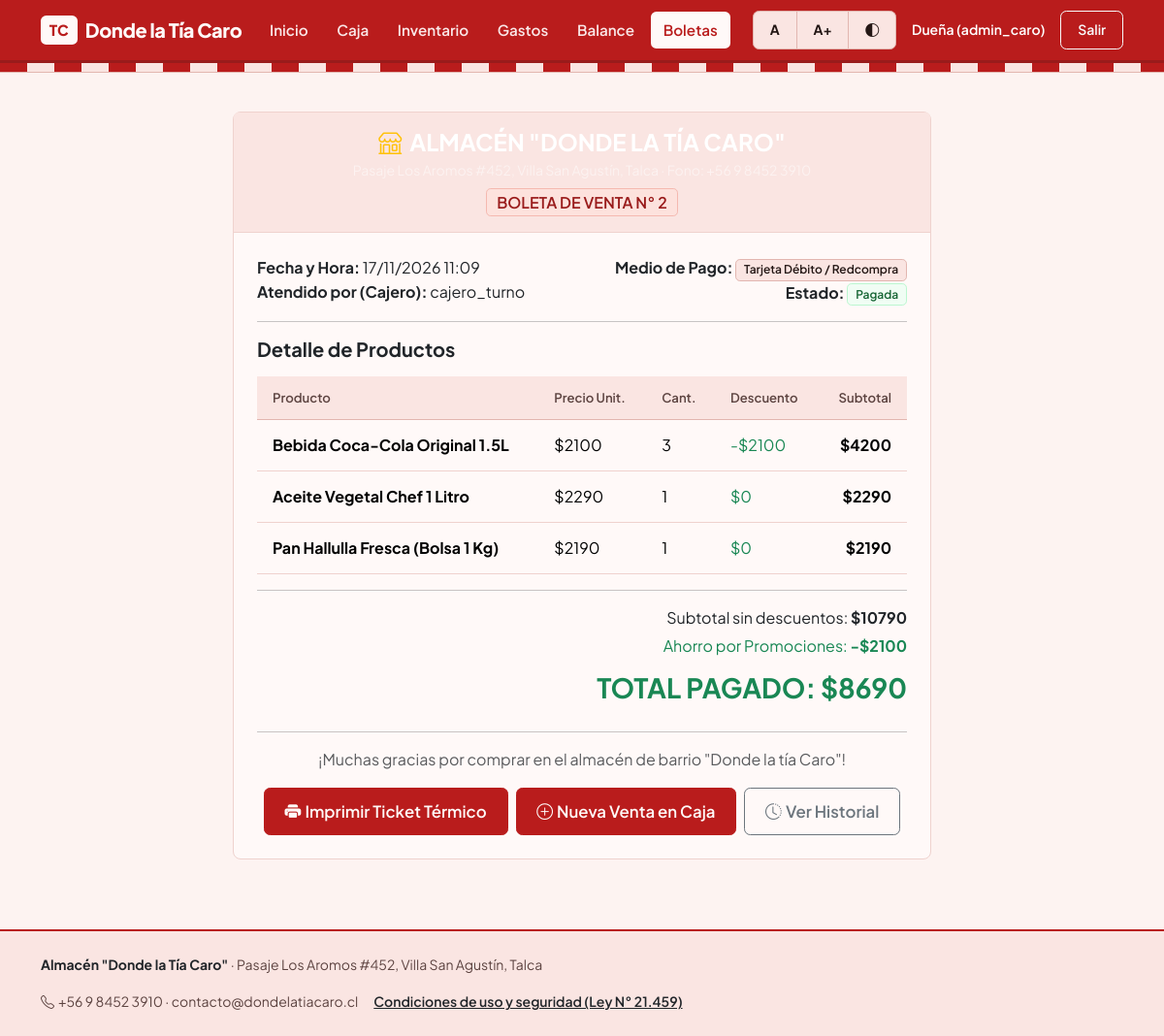
/boleta/2/ (signed in), run on the app's committed database.
### productos/models.py (models this page shows, shortened)
class Boleta(models.Model):
    MEDIO_PAGO_CHOICES = [
        ('efectivo', 'Efectivo'),
        ('debito', 'Tarjeta Débito / Redcompra'),
        ('credito', 'Tarjeta Crédito'),
        ('transferencia', 'Transferencia Bancaria'),
    ]
    fecha = models.DateTimeField(auto_now_add=True)
    usuario = models.ForeignKey(
        settings.AUTH_USER_MODEL,
        on_delete=models.SET_NULL,
        null=True,
        blank=True
    )
    medio_pago = models.CharField(
        max_length=20,
        choices=MEDIO_PAGO_CHOICES,
        default='efectivo'
    )
    subtotal = models.DecimalField(max_digits=12, decimal_places=2)
    ahorro = models.DecimalField(max_digits=12, decimal_places=2)
    total = models.DecimalField(max_digits=12, decimal_places=2)
    monto_pagado = models.DecimalField(max_digits=12, decimal_places=2, default=0)
    vuelto = models.DecimalField(max_digits=12, decimal_places=2, default=0)

class DetalleBoleta(models.Model):
    boleta = models.ForeignKey(
        Boleta,
        on_delete=models.CASCADE,
        related_name='detalles'
    )
    producto = models.ForeignKey(
        Producto,
        on_delete=models.SET_NULL,
        null=True,
        blank=True
    )
    nombre_producto = models.CharField(max_length=100)
    precio_unitario = models.DecimalField(max_digits=10, decimal_places=2)
    cantidad = models.PositiveIntegerField()
    subtotal_original = models.DecimalField(max_digits=12, decimal_places=2)
    descuento = models.DecimalField(max_digits=12, decimal_places=2, default=0)
    subtotal_final = models.DecimalField(max_digits=12, decimal_places=2)

### productos/views.py (the view)
# urls.py: path('boleta/<int:boleta_id>/', views.ver_boleta, name='ver_boleta'),
@login_required
def ver_boleta(request, boleta_id):
    boleta = get_object_or_404(Boleta.objects.prefetch_related('detalles'), pk=boleta_id)
    return render(request, 'carrito/boleta.html', {'boleta': boleta})

### templates/carrito/boleta.html (shortened to what this page needs)
{% extends 'base.html' %}
{% block content %}
<div class="card mx-auto shadow" style="max-width: 720px;">
    <div class="card-header bg-dark text-white text-center py-3">
        <h2 class="h4 fw-bold mb-1"><i class="bi bi-shop text-warning me-2"></i>ALMACÉN "DONDE LA TÍA CARO"</h2>
        <div class="small text-white-50">Pasaje Los Aromos #452, Villa San Agustín, Talca · Fono: +56 9 8452 3910</div>
        <span class="badge bg-warning text-dark mt-2 fs-6">BOLETA DE VENTA N° {{ boleta.id }}</span>
    </div>
    <div class="card-body p-4">
        <div class="row mb-3">
            <div class="col-sm-6">
                <div><strong>Fecha y Hora:</strong> {{ boleta.fecha|date:"d/m/Y H:i" }}</div>
                <div><strong>Atendido por (Cajero):</strong> {{ boleta.usuario.username|default:"Operador de Turno" }}</div>
            </div>
            <div class="col-sm-6 text-sm-end">
                <div><strong>Medio de Pago:</strong> <span class="badge bg-info text-dark">{{ boleta.get_medio_pago_display }}</span></div>
                <div><strong>Estado:</strong> <span class="badge bg-success">Pagada</span></div>
            </div>
        </div>
        <hr>
        <h4 class="h5 fw-bold mb-3">Detalle de Productos</h4>
        <div class="table-responsive">
            <table class="table align-middle">
                <thead class="table-light">
                    <tr>
                        <th>Producto</th>
                        <th>Precio Unit.</th>
                        <th>Cant.</th>
                        <th>Descuento</th>
                        <th class="text-end">Subtotal</th>
                    </tr>
                </thead>
                <tbody>
                    {% for detalle in boleta.detalles.all %}
                    <tr>
                        <td class="fw-bold">{{ detalle.nombre_producto }}</td>
                        <td>${{ detalle.precio_unitario|floatformat:0 }}</td>
                        <td>{{ detalle.cantidad }}</td>
                        <td class="text-success">
                            {% if detalle.descuento > 0 %}-${{ detalle.descuento|floatformat:0 }}{% else %}$0{% endif %}
                        </td>
                        <td class="text-end fw-bold">${{ detalle.subtotal_final|floatformat:0 }}</td>
                    </tr>
                    {% endfor %}
                </tbody>
            </table>
        </div>
        <hr>
        <div class="row justify-content-end">
            <div class="col-md-6 text-end">
                <div class="mb-1">Subtotal sin descuentos: <strong>${{ boleta.subtotal|floatformat:0 }}</strong></div>
                <div class="text-success mb-1">Ahorro por Promociones: <strong>-${{ boleta.ahorro|floatformat:0 }}</strong></div>
                <div class="fs-3 fw-bold text-success my-2">TOTAL PAGADO: ${{ boleta.total|floatformat:0 }}</div>
            </div>
        </div>
        <hr>
        <p class="text-center text-muted mb-3">
            ¡Muchas gracias por comprar en el almacén de barrio "Donde la tía Caro"!
        </p>
        <div class="d-flex flex-wrap justify-content-center gap-2">
            <button onclick="window.print()" class="btn btn-primary btn-lg">
                <i class="bi bi-printer-fill me-1"></i>Imprimir Ticket Térmico
            </button>
            <a href="{% url 'ver_carrito' %}" class="btn btn-success btn-lg">
                <i class="bi bi-plus-circle me-1"></i>Nueva Venta en Caja
            </a>
            <a href="{% url 'historial_boletas' %}" class="btn btn-outline-secondary btn-lg">
                <i class="bi bi-clock-history me-1"></i>Ver Historial
            </a>
        </div>
    </div>
</div>
{% endblock %}

### templates/base.html (shortened to what this page needs)
{% load static %}
<!DOCTYPE html>
<html lang="es">
<head>
    <link href="{% static 'vendor/bootstrap.min.css' %}" rel="stylesheet">
    <link href="https://cdn.jsdelivr.net/npm/bootstrap-icons@1.11.3/font/bootstrap-icons.min.css" rel="stylesheet">
    <link rel="stylesheet" href="{% static 'css/base.css' %}">
</head>
<body>
    <nav class="navbar navbar-expand-lg navbar-dark navbar-tiacaro sticky-top">
        <div class="container">
            <a class="navbar-brand d-flex align-items-center gap-2" href="{% url 'inicio' %}">
                <span class="brand-mark">TC</span>
                <span>Donde la Tía Caro</span>
            </a>
            <div class="collapse navbar-collapse" id="menuPrincipal">
                <ul class="navbar-nav me-auto mb-2 mb-lg-0 gap-1">
                    <li class="nav-item">
                        <a class="nav-link {% if request.resolver_match.url_name == 'inicio' %}active{% endif %}" href="{% url 'inicio' %}">
                            Inicio
                        </a>
                    </li>
                    {% if user.is_authenticated %}
                    <li class="nav-item">
                        <a class="nav-link {% if 'carrito' in request.path %}active{% endif %}" href="{% url 'ver_carrito' %}">
                            Caja
                        </a>
                    </li>
                    {% if user.is_staff or user.is_superuser %}
                    <li class="nav-item">
                        <a class="nav-link {% if 'productos' in request.path or 'ofertas' in request.path %}active{% endif %}" href="{% url 'producto_list' %}">
                            Inventario
                        </a>
                    </li>
                    <li class="nav-item">
                        <a class="nav-link {% if 'gastos' in request.path %}active{% endif %}" href="{% url 'gasto_list' %}">
                            Gastos
                        </a>
                    </li>
                    <li class="nav-item">
                        <a class="nav-link {% if 'finanzas' in request.path %}active{% endif %}" href="{% url 'resumen_financiero' %}">
                            Balance
                        </a>
                    </li>
                    {% endif %}
                    <li class="nav-item">
                        <a class="nav-link {% if 'ventas' in request.path or 'boleta' in request.path %}active{% endif %}" href="{% url 'historial_boletas' %}">
                            Boletas
                        </a>
                    </li>
                    {% endif %}
                </ul>
                <div class="d-flex flex-wrap align-items-center gap-2">
                    <div class="btn-group btn-group-sm" role="group" aria-label="Tamaño de letra">
                        <button type="button" class="btn btn-light fw-bold" onclick="setFontScale(1)" title="Letra normal">A</button>
                        <button type="button" class="btn btn-light fw-bold" onclick="setFontScale(1.18)" title="Letra grande">A+</button>
                        <button type="button" class="btn btn-light fw-bold" onclick="toggleContrast()" title="Alto contraste">
                            <i class="bi bi-circle-half"></i>
                        </button>
                    </div>
                    {% if user.is_authenticated %}
                        <span class="text-white small fw-semibold px-2">
                            {% if user.is_superuser or user.is_staff %}Dueña ({{ user.username }}){% else %}Cajero ({{ user.username }}){% endif %}
                        </span>
                        <form method="POST" action="{% url 'logout' %}" class="m-0">
                            <button type="submit" class="btn btn-outline-light btn-sm">
                                Salir
                            </button>
                        </form>
                    {% else %}
                        <a href="{% url 'login' %}" class="btn btn-light btn-sm fw-bold">
                            Entrar
                        </a>
                    {% endif %}
                </div>
            </div>
        </div>
    </nav>
    <div class="toldo-stripes"></div>
    <main class="container my-4 flex-grow-1">
        {% block content %}
        {% endblock %}
    </main>
    <footer class="footer-tiacaro mt-5">
        <div class="container">
            <div class="d-flex flex-wrap justify-content-between align-items-center gap-3 small">
                <div>
                    <strong class="text-dark">Almacén "Donde la Tía Caro"</strong> · Pasaje Los Aromos #452, Villa San Agustín, Talca
                </div>
                <div class="d-flex flex-wrap align-items-center gap-3">
                    <span><i class="bi bi-telephone me-1"></i>+56 9 8452 3910 · contacto@dondelatiacaro.cl</span>
                    <a href="{% url 'seguridad_ley21459' %}" class="text-dark fw-semibold text-decoration-underline">
                        Condiciones de uso y seguridad (Ley N° 21.459)
                    </a>
                </div>
            </div>
        </div>
    </footer>
</body>
</html>

### static/css/base.css (style rules this page uses)
:root { --font-scale: 1; --brand-red: #b91c1c; --brand-red-dark: #991b1b; --brand-red-tint: #fce8e6; --brand-red-border: #f5c2be; --bg-page: #fdf3f1; --surface: #fff9f8; --surface-subtle: #fae5e2; --border-hairline: #efd2ce; --border-strong: #e2b6b0; --ink: #241715; --ink-secondary: #5c4340; --ink-muted: #846763; --ok-bg: #f0fdf4; --ok-text: #166534; --ok-border: #bbf7d0; }
html { font-size: calc(16px * var(--font-scale)); }
body { background-color: var(--bg-page); color: var(--ink); font-family: 'Plus Jakarta Sans', -apple-system, BlinkMacSystemFont, sans-serif; line-height: 1.55; min-height: 100vh; display: flex; flex-direction: column; -webkit-font-smoothing: antialiased; }
body:not(.high-contrast) .bg-light, body:not(.high-contrast) .table-light, body:not(.high-contrast) .table-light > th, body:not(.high-contrast) .table-light > td { background-color: var(--surface-subtle) !important; color: var(--ink) !important; }
.navbar-tiacaro { background-color: var(--brand-red); border-bottom: 3px solid var(--brand-red-dark); padding: 0.65rem 0; }
.navbar-tiacaro .navbar-brand { color: var(--surface) !important; font-weight: 800; letter-spacing: -0.02em; font-size: 1.25rem; }
.navbar-tiacaro .brand-mark { background-color: var(--surface); color: var(--brand-red); font-weight: 800; padding: 0.2rem 0.55rem; border-radius: 0.35rem; font-size: 0.95rem; letter-spacing: 0.02em; }
.navbar-tiacaro .nav-link { color: rgba(255, 249, 248, 0.92) !important; font-weight: 600; font-size: 0.95rem; padding: 0.45rem 0.8rem !important; border-radius: 0.35rem; }
.navbar-tiacaro .nav-link:hover, .navbar-tiacaro .nav-link.active { background-color: var(--surface); color: var(--brand-red) !important; }
.card { background-color: var(--surface); border: 1px solid var(--border-hairline); border-radius: 0.5rem; box-shadow: none !important; }
.card-header { background-color: var(--surface-subtle) !important; border-bottom: 1px solid var(--border-hairline) !important; }
.btn { font-weight: 600; padding: 0.55rem 1.05rem; border-radius: 0.4rem; box-shadow: none !important; }
.btn-lg { font-size: 1.05rem; padding: 0.7rem 1.3rem; }
.btn-primary, .btn-success { background-color: var(--brand-red) !important; border-color: var(--brand-red) !important; color: var(--surface) !important; }
.btn-warning, .btn-info, .btn-light { background-color: var(--surface-subtle) !important; border: 1px solid var(--border-strong) !important; color: var(--ink) !important; }
.table { margin-bottom: 0; color: var(--ink); --bs-table-bg: var(--surface); --bs-table-hover-bg: var(--surface-subtle); }
.table thead th { background-color: var(--surface-subtle) !important; color: var(--ink-secondary); font-size: 0.82rem; font-weight: 600; border-bottom: 1px solid var(--border-strong); padding: 0.75rem 1rem; }
.table tbody td { background-color: var(--surface); padding: 0.85rem 1rem; border-bottom: 1px solid var(--border-hairline); }
.badge { font-weight: 600; border-radius: 0.3rem; padding: 0.35em 0.65em; }
.badge.bg-primary, .badge.bg-info, .badge.bg-secondary, .badge.bg-light { background-color: var(--surface-subtle) !important; color: var(--ink) !important; border: 1px solid var(--border-strong); }
.badge.bg-warning { background-color: #fde2dd !important; color: #991b1b !important; border: 1px solid #f5b9b0; }
.badge.bg-success { background-color: var(--ok-bg) !important; color: var(--ok-text) !important; border: 1px solid var(--ok-border); }
.toldo-stripes { height: 10px; background: repeating-linear-gradient( 90deg, #b91c1c, #b91c1c 28px, #fae5e2 28px, #fae5e2 56px ); border-bottom: 1px solid var(--border-strong); }
footer.footer-tiacaro { margin-top: auto; background-color: var(--surface-subtle); color: var(--ink-secondary); border-top: 2px solid var(--brand-red); padding: 1.5rem 0; }

### data on the page
Boleta: id "2", fecha "17/11/2026 11:09", usuario.username "cajero_turno", medio_pago "Tarjeta Débito / Redcompra", subtotal "10790", ahorro "2100", total "8690"
DetalleBoleta: nombre_producto "Bebida Coca-Cola Original 1.5L", precio_unitario "2100", cantidad "3", descuento "2100", subtotal_final "4200"
DetalleBoleta: nombre_producto "Aceite Vegetal Chef 1 Litro", precio_unitario "2290", cantidad "1", descuento "$0", subtotal_final "2290"
DetalleBoleta: nombre_producto "Pan Hallulla Fresca (Bolsa 1 Kg)", precio_unitario "2190", cantidad "1", descuento "$0", subtotal_final "2190"

### other printed values
{{ user.username }} "admin_caro"
